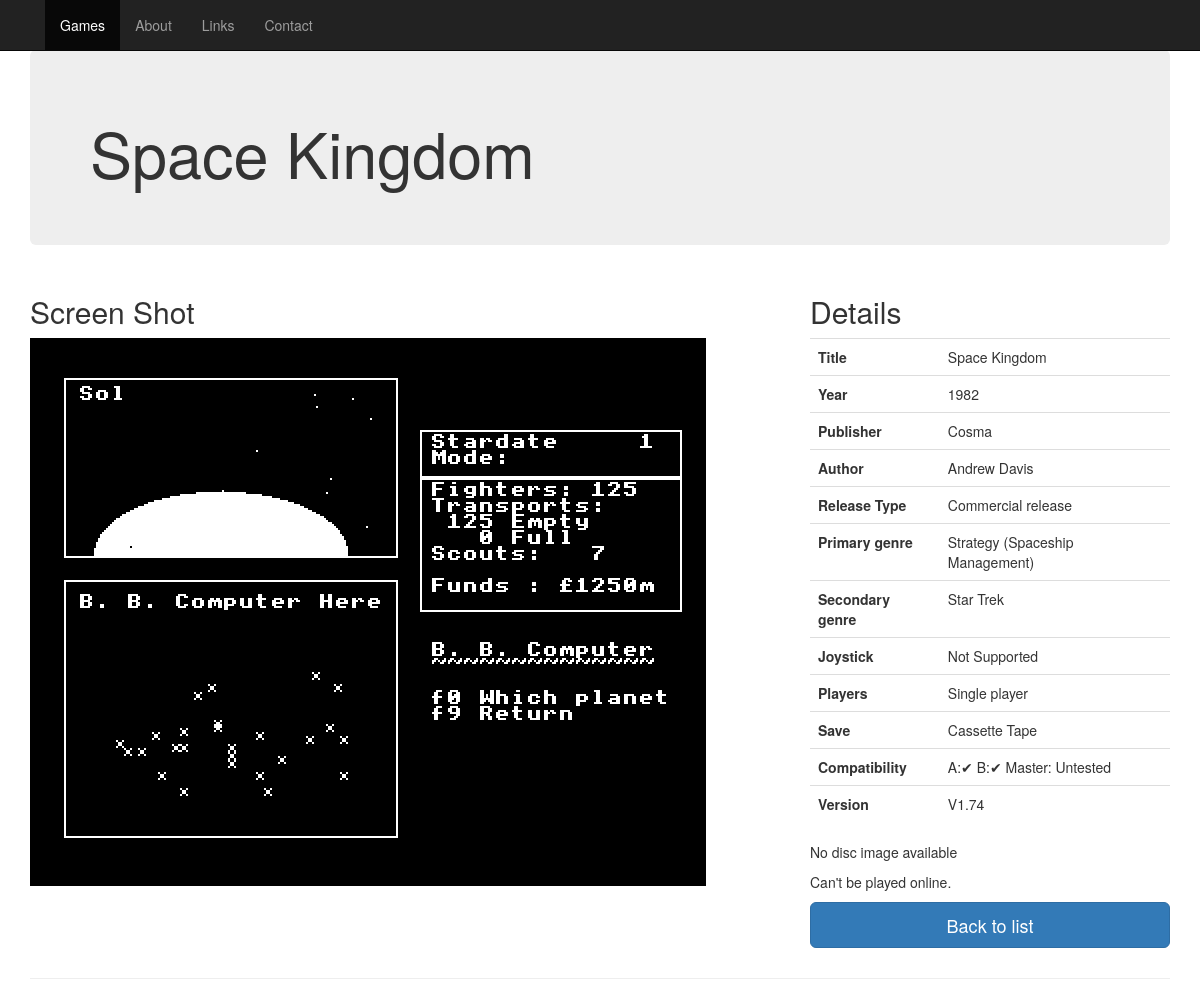
Page /game.php?id=1923 on the committed database.
### tables this page shows
CREATE TABLE IF NOT EXISTS `games` (
  `id` int(11) NOT NULL,
  `parent` int(11) DEFAULT NULL,
  `title` varchar(255) NOT NULL,
  `year` varchar(4) DEFAULT NULL,
  `genre` int(11) DEFAULT NULL,
  `reltype` char(1) DEFAULT NULL,
  `notes` mediumtext,
  `players_min` int(11) NOT NULL DEFAULT '1',
  `players_max` int(11) NOT NULL DEFAULT '1',
  `joystick` char(1) DEFAULT NULL,
  `save` char(1) DEFAULT NULL,
  `hardware` varchar(255) DEFAULT NULL COMMENT 'Hardware required',
  `electron` char(1) DEFAULT NULL COMMENT 'Electron game changed to work on BBC.',
  `version` varchar(255) DEFAULT NULL,
  `compilation` varchar(255) DEFAULT NULL,
  `series` varchar(40) DEFAULT NULL,
  `series_no` varchar(20) DEFAULT NULL,
  `lastupdater` int(11) NOT NULL,
  `lastupdated` datetime NOT NULL,
  `created` datetime NOT NULL,
  `creator` int(11) NOT NULL,
  `imgupdated` datetime DEFAULT NULL,
  `imgupdater` int(11) NOT NULL,
  `compat_a` char(1) DEFAULT 'N' COMMENT 'Model A Compatibility',
  `compat_b` char(1) DEFAULT 'Y' COMMENT 'Model B Compatibility',
  `compat_master` char(1) DEFAULT NULL COMMENT 'Master Compatibility'
);

CREATE TABLE IF NOT EXISTS `screenshots` (
  `id` int(11) NOT NULL,
  `gameid` int(11) DEFAULT NULL,
  `subdir` varchar(255) DEFAULT NULL,
  `filename` varchar(255) DEFAULT NULL,
  `main` int(11) DEFAULT NULL
);

CREATE TABLE IF NOT EXISTS `games_publishers` (
  `id` int(11) NOT NULL,
  `gameid` int(11) NOT NULL,
  `pubid` int(11) NOT NULL,
  `main` char(1) NOT NULL DEFAULT 'Y'
);

CREATE TABLE IF NOT EXISTS `publishers` (
  `id` int(11) NOT NULL,
  `name` varchar(255) NOT NULL
);

CREATE TABLE IF NOT EXISTS `authors` (
  `id` int(11) NOT NULL,
  `name` varchar(255) NOT NULL,
  `alias` varchar(255) DEFAULT NULL
);

CREATE TABLE IF NOT EXISTS `reltype` (
  `id` char(1) NOT NULL DEFAULT '',
  `name` varchar(255) DEFAULT NULL,
  `selected` char(1) NOT NULL,
  `rel_order` int(13) DEFAULT NULL
);

CREATE TABLE IF NOT EXISTS `genres` (
  `id` int(11) NOT NULL,
  `name` varchar(255) NOT NULL
);

CREATE TABLE IF NOT EXISTS `game_genre` (
  `id` int(11) NOT NULL,
  `gameid` int(11) NOT NULL,
  `genreid` int(11) NOT NULL,
  `ord` int(11) DEFAULT NULL
);

### web/includes/playlink.php (called while the page is built, shortened)
<?php
function get_scrshot($file,$subdir) {
  if ($subdir === NULL or $subdir === '') {
    $imgfile = 'gameimg/screenshots/' . $file;
  } else {
    $imgfile = 'gameimg/screenshots/' . $subdir . '/' . $file;
  }
  return $imgfile;
}
function get_playlink($image,$jsbeeb,$wsroot) {
  $url = Null;
  if ($image['customurl'] === NULL or $image['customurl'] === '') {
    $ssd=get_discloc($image['filename'],$image['subdir']);
  }
  return $url;
}
function get_discloc($file,$subdir) {
  $di = Null;
  if ($subdir === NULL or $subdir === '') {
    $imgfile = 'gameimg/discs/' . $file;
  } else {
    $imgfile = 'gameimg/discs/' . $subdir . '/' . $file;
  }
  if (!file_exists($imgfile)) {
    $imgfile=$di;
  }
  return $imgfile;
}
?>

### web/game.php (the view, shortened to what this page needs)
<?php
require 'includes/db_connect.php';
require 'includes/menu.php';
require 'includes/playlink.php';
$id=0;
if ( isset($_GET["id"])) {
  $id=intval($_GET["id"]);
}
if ( isset($_GET["h"])) {
  $h=$_GET["h"];
} else {
  $h="i";
}
$sql = "select g.id, g.title, g.parent, g.year, g.notes, g.joystick, g.players_min, g.players_max, g.save, g.hardware, g.version, g.compilation, g.electron, g.series, g.series_no, n.name as genre, r.name as reltype, g.compat_a, g.compat_b, g.compat_master from games g left join genres n on n.id = g.genre left join reltype r on r.id = g.reltype where g.id  = ?";
$sth = $db->prepare($sql,array(PDO::ATTR_CURSOR => PDO::CURSOR_FWDONLY));
$sth->bindParam(1, $id, PDO::PARAM_INT);
if ($sth->execute()) {
  $game = $sth->fetch();
} else {
  echo "Error:";
  echo "\n";
  $sth->debugDumpParams ();
  $game=array();
}
$sql = "select * from screenshots where gameid  = ?";
$sth = $db->prepare($sql,array(PDO::ATTR_CURSOR => PDO::CURSOR_FWDONLY));
$sth->bindParam(1, $id, PDO::PARAM_INT);
if ($sth->execute()) {
  $shot = $sth->fetchAll();
} else {
  echo "Error:";
  echo "\n";
  $sth->debugDumpParams ();
  $shot=array();
}
$scrshot=get_scrshot($shot[0]['filename'],$shot[0]['subdir']);
$sql = "select * from images where gameid  = ?";
$sth = $db->prepare($sql,array(PDO::ATTR_CURSOR => PDO::CURSOR_FWDONLY));
$sth->bindParam(1, $id, PDO::PARAM_INT);
if ($sth->execute()) {
  $img = $sth->fetch();
} else {
  echo "Error:";
  echo "\n";
  $sth->debugDumpParams ();
  $img=array();
}
$ssd = get_discloc($img["filename"],$img['subdir']);
$jsbeeb=JB_LOC;
$root=WS_ROOT;
$playlink=get_playlink($img,$jsbeeb,$root);
if ( $ssd != NULL && file_exists($ssd)) {
  $imglink='<p><a type="button" class="btn btn-primary btn-lg center-block" onmousedown="log('.$id.',\'d\');" href="' . $ssd . '">Download</a></p>';
} else {
  $imglink="<p>No disc image available</p>";
}
if ($playlink != NULL ) {
  $imglink=$imglink .'<p><a type="button" class="btn btn-primary btn-lg center-block" onmousedown="log('.$id.',\'d\');" href="' . $playlink . '" >Play</a></p>';
} else {
  $imglink=$imglink."<p>Can't be played online.</p>";
}
$sql = "select * from game_genre gg, genres g where gg.gameid  = ? and gg.genreid = g.id";
$sth = $db->prepare($sql,array(PDO::ATTR_CURSOR => PDO::CURSOR_FWDONLY));
$sth->bindParam(1, $id, PDO::PARAM_INT);
if ($sth->execute()) {
  $genres = $sth->fetchAll();
} else {
  echo "Error:";
  echo "\n";
  $sth->debugDumpParams ();
  $genres=array();
}
$sql = "select * from games_publishers gp, publishers p where gp.gameid  = ? and gp.pubid = p.id";
$sth = $db->prepare($sql,array(PDO::ATTR_CURSOR => PDO::CURSOR_FWDONLY));
$sth->bindParam(1, $id, PDO::PARAM_INT);
if ($sth->execute()) {
  $publishers = $sth->fetchAll();
} else {
  echo "Error:";
  echo "\n";
  $sth->debugDumpParams ();
  $genres=array();
}
$sql = "select a.name from games_authors ga, authors a where ga.games_id  = ? and ga.authors_id = a.id";
$sth = $db->prepare($sql,array(PDO::ATTR_CURSOR => PDO::CURSOR_FWDONLY));
$sth->bindParam(1, $id, PDO::PARAM_INT);
if ($sth->execute()) {
  $authors = $sth->fetchAll();
} else {
  echo "Error:";
  echo "\n";
  $sth->debugDumpParams ();
  $authors=array();
}
$split=explode('(',$game["title"]);
$title='<h1>' . $split[0];
if (count($split) > 1 ) {
   $title = $title . '</h1><p>(' . implode('(',array_slice($split,1)) . "</p>";
}  else {
   $title = $title . '</h1>';
}
$back_url='index.php';
$back_desc='home page';
if ($h != "h" && array_key_exists('HTTP_REFERER', $_SERVER)) {
  if ( parse_url($_SERVER["HTTP_REFERER"],PHP_URL_HOST) == $_SERVER["SERVER_NAME"] ) {
    $back_url = "javascript:history.go(-1)";
    $back_desc='list';
  }
}
$s = '';
if ( ! empty($genres)) {
  $genretab='<tr><th>Secondary genre' . $s . '</th><td>';
  foreach ($genres as $genre) {
    $genretab=$genretab . $genre["name"] . "<br/>";
  }
  $genretab=$genretab . "</td></tr>";
} else {
  $genretab="";
}
$s = '';
if ( ! empty($publishers)) {
  $pubtab='<tr><th>Publisher' . $s . '</th><td>';
  foreach ($publishers as $publisher) {
    $pubtab=$pubtab . $publisher["name"] . "<br/>";
  }
  $pubtab=$pubtab . "</td></tr>";
} else {
  $pubtab="";
}
$s = '';
if ( ! empty($authors)) {
  $authortab='<tr><th>Author' . $s . '</th><td>';
  foreach ($authors as $author) {
    $authortab=$authortab . $author["name"] . "<br/>";
  }
  $authortab=$authortab . "</td></tr>";
} else {
  $authortab="";
}
?><!DOCTYPE html>
<html lang="en">
  <head>
    <link href="bs/css/bootstrap.min.css" rel="stylesheet">
    <link href="bs/css/ie10-viewport-bug-workaround.css" rel="stylesheet">
    <link href="bs/css/jumbotron.css" rel="stylesheet">
  </head>
  <body>
 <nav class="navbar navbar-fixed-top navbar-inverse">
  <div class="container">
   <div class="navbar-header">
    <a href="index.php" class="navbar-brand"><?php echo $site_name?></a>
   </div>
   <?php make_menu_bar("Games")?>
  </div>
 </nav>
    <div class="container">
      <div class="jumbotron">
        <?php echo $title; ?>
      </div>
      <div class="row">
        <div class="col-md-8">
          <h2>Screen Shot</h2>
          <p><img src="<?php echo $scrshot;?>" class="img-responsive"></p><p>&nbsp;</p>
<?php
   switch ($game['joystick']) {
    default:
        $js = "Not Supported";
   }
   switch ($game['save']) {
    case "T":
        $sa = "Cassette Tape";
        break;
   }
   $ver='';
   if (!empty($game['version'])) {
      $ver = "<tr><th>Version</th><td>" . $game['version'] . "</td></tr>";
   }
   if ($game["players_min"] == $game["players_max"]) {
      if ($game["players_min"] == 1) {
         $players="Single player";
      } else {
         $players=$game["players_min"] . " players";
      }
   } else {
      $players=$game["players_min"] . " to " . $game["players_max"];
   }
   $compat='';
   if (!empty($game['compat_a'])) {
     if ($game['compat_a'] == 'Y') {
       $compat = 'A:&#10004; ';
     } else {
       $compat = "A:&#10008; ";
     }
   }
   if (!empty($game['compat_b'])) {
     if ($game['compat_b'] == 'Y') {
       $compat = $compat . "B:&#10004; ";
     } else {
       $compat = $compat . "B:&#10008; ";
     }
   }
   if (!empty($game['compat_master'])) {
     if ($game['compat_master'] == 'Y') {
       $compat = $compat . "Master:&#10004; ";
     } elseif ($game['compat_master'] == 'N') {
       $compat = $compat . "Master:&#10008; ";
     } else {
       $compat = $compat . "Master: Partial ";
     }
   } else {
     $compat = $compat . "Master: Untested ";
   }
?>
        </div>
        <div class="col-md-4">
          <h2>Details</h2>
          <table class="table">
            <tr><th>Title</th><td><?php echo $game["title"];?></td></tr>
            <tr><th>Year</th><td><?php echo $game["year"];?></td></tr>
            <?php echo $pubtab;?></td></tr>
            <?php echo $authortab;?>
            <tr><th>Release Type</th><td><?php echo $game["reltype"];?></td></tr>
            <tr><th>Primary genre</th><td><?php echo $game["genre"];?></td></tr>
            <?php echo $genretab;?>
            <tr><th>Joystick</th><td><?php echo $js;?></td></tr>
            <tr><th>Players</th><td><?php echo $players;?></td></tr>
            <tr><th>Save</th><td><?php echo $sa;?></td></tr>
            <tr><th>Compatibility</th><td><?php echo $compat;?></td></tr>
            <?php echo $ver;?>
          </table>
          <?php echo $imglink; ?>
          <p><a type="button" class="btn btn-primary btn-lg center-block" href="<?php echo $back_url ?>" title="Back">Back to <?php echo $back_desc ?></a></p>
       </div>
      </div>
      <hr>
    </div>
  </body>
</html>

### web/includes/menu.php
<?php
function make_menu_bar($active_tab,$lprefix='') {
	echo "<div id=\"navbar\" class=\"collapse navbar-collapse\">\n";
	echo "<ul class=\"nav navbar-nav\">\n";
	foreach (array	(	"Games"=>$lprefix."index.php",
				"About"=>$lprefix."about.php",
				"Links"=>$lprefix."links.php",
				"Contact"=>$lprefix."contact.php",
			) as $name=>$target) {
		$class=($active_tab==$name)?" class=\"active\"":'';
		echo "<li$class><a href=\"$target\">$name</a></li>\n";
	}
	echo "</ul>\n";
	echo "</div>\n";
}
?>

### web/bs/css/jumbotron.css (style rules this page uses)
body { padding-top: 50px; padding-bottom: 20px; }

### rows in the picture
games: title "Space Kingdom", year "1982", reltype.name "Commercial release", genres.name "Strategy (Spaceship Management)", joystick "Not Supported", players_min "Single player", save "Cassette Tape", version "V1.74"
screenshots: filename+subdir (picture)
games_publishers: publishers.name "Cosma"
authors: name "Andrew Davis"
game_genre: genreid.name "Star Trek"

### other values in the picture
$name "Games"
$name "About"
$name "Links"
$name "Contact"
$compat "A:✔ B:✔ Master: Untested"
$back_desc "list"
